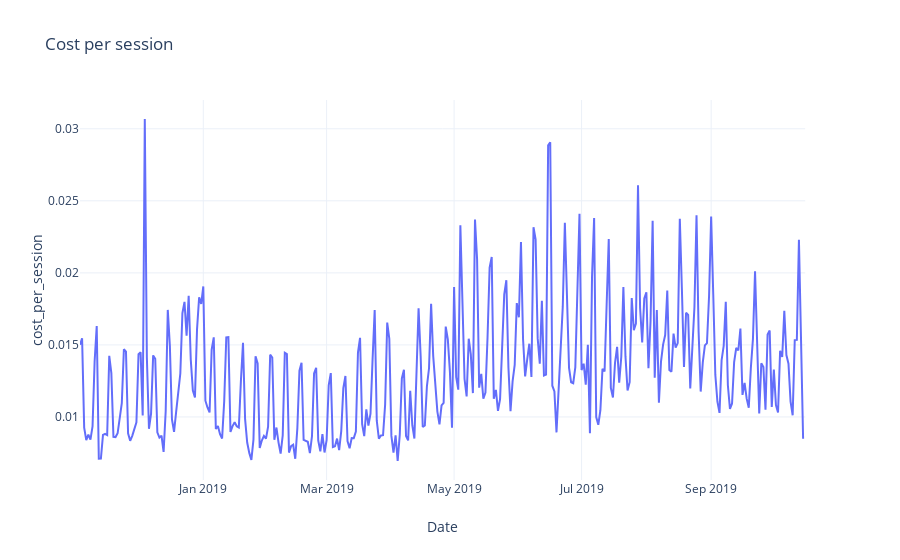

The cell this chart's notebook holds for it:
### Code cell
pe.line(weekly, x='Date', y='cost_per_session', template=template, title="Cost per session")

### Figure 1 — Plotly figure (JSON) as saved in the notebook; plotly's stock layout.template omitted (floating-point values rounded to 4 significant figures; data arrays with more than 128 entries replaced by an {"elided": "..."} marker saying what was removed)
{"data": [{"hoverlabel": {"namelength": 0}, "hovertemplate": "Date=%{x}<br>cost_per_session=%{y}", "legendgroup": "", "line": {"color": "#636efa", "dash": "solid"}, "mode": "lines", "name": "", "showlegend": false, "type": "scatter", "x": {"elided": "348 str values"}, "xaxis": "x", "y": {"elided": "348 float values"}, "yaxis": "y"}], "layout": {"autosize": true, "legend": {"tracegroupgap": 0}, "title": {"text": "Cost per session"}, "xaxis": {"anchor": "y", "autorange": true, "domain": [0, 0.98], "range": ["2018-11-03", "2019-10-16"], "title": {"text": "Date"}, "type": "date"}, "yaxis": {"anchor": "x", "autorange": true, "domain": [0, 1], "range": [0.005625, 0.032], "title": {"text": "cost_per_session"}, "type": "linear"}}}
